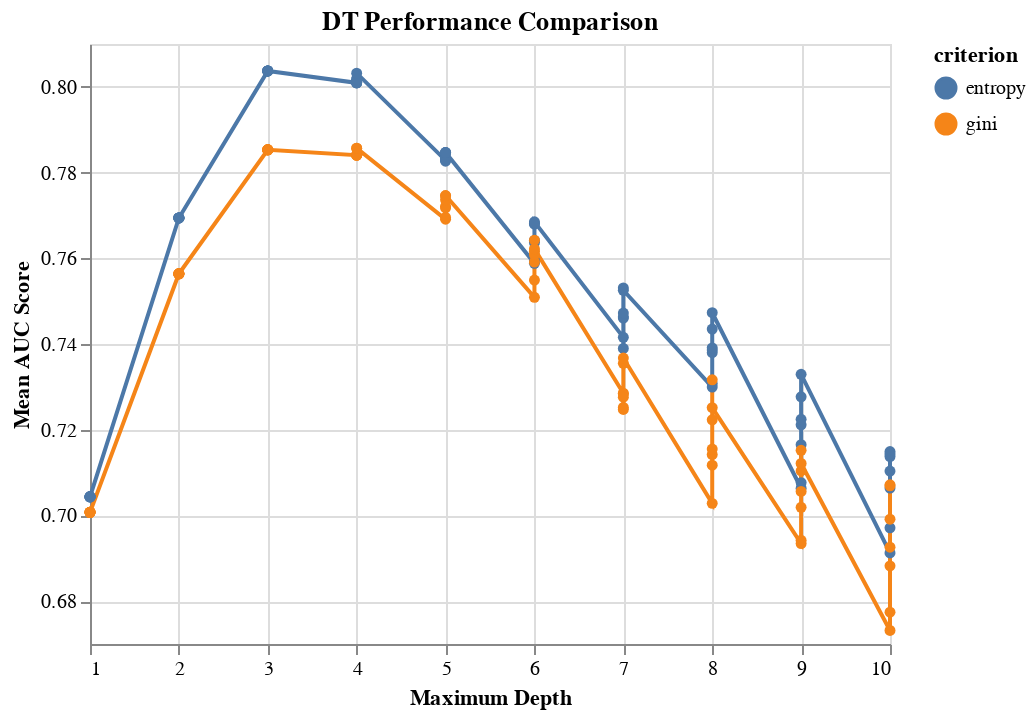

Source (notebook cell):
### Markdown cell above
Visualising the DT grid search results for the five features.

### Code cell
alt.Chart(results_DT, 
          title='DT Performance Comparison'
         ).mark_line(point=True).encode(
    alt.X('max_depth', title='Maximum Depth'),
    alt.Y('test_score', title='Mean AUC Score', scale=alt.Scale(zero=False)),
    color='criterion'
)

### Figure 1 — Vega-Lite specification as saved in the notebook (floating-point values rounded to 4 significant figures; data arrays with more than 128 entries replaced by an {"elided": "..."} marker saying what was removed)
{"config": {"view": {"continuousWidth": 400, "continuousHeight": 300}}, "data": {"name": "data-5ec2eb34805507eec77e92f46a5bacce"}, "mark": {"type": "line", "point": true}, "encoding": {"color": {"type": "nominal", "field": "criterion"}, "x": {"type": "quantitative", "field": "max_depth", "title": "Maximum Depth"}, "y": {"type": "quantitative", "field": "test_score", "scale": {"zero": false}, "title": "Mean AUC Score"}}, "title": "DT Performance Comparison", "$schema": "https://vega.github.io/schema/vega-lite/v4.8.1.json", "datasets": {"data-5ec2eb34805507eec77e92f46a5bacce": {"elided": "140 records"}}}
